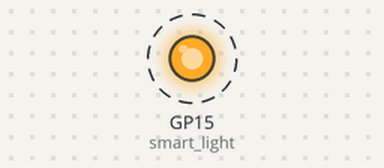
The program below on a simulated Raspberry Pi Pico running CircuitPython. On the bench: output pins drawn as LEDs (lit = HIGH). Dashed ring = blinking. What the program prints to the serial console is not drawn.

Above: at 0.5 s.
Timing chart, 0 to 4.6 s (numbered marks = the images above):
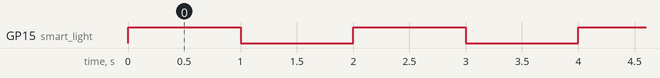

The program:

module1.py
```python
import board
import digitalio
import time

# 🛑 ======================================================== 🛑
# 🛑        ENGINE ROOM: DO NOT TOUCH THE WIRES BELOW!        🛑
# 🛑 ======================================================== 🛑

# 1. Plugging the smart light into the robot's brain
smart_light = digitalio.DigitalInOut(board.GP15)
smart_light.direction = digitalio.Direction.OUTPUT

print("🤖 Brain is awake! Starting the Smart Light...")


# 🎮 ======================================================== 🎮
# 🎮               HACKER ZONE: SAFE TO EDIT!                 🎮
# 🎮 ======================================================== 🎮

# ⏱️ HACKER MISSION: Change how fast the light blinks!
# Try changing these numbers to 0.5 (super fast!), 0.1 (strobe light!), or 3 (slow).
TIME_ON = 1
TIME_OFF = 1

while True:

    # 1. Turn the light ON
    smart_light.value = True
    print("💡 Light is ON!")

    # Wait while the light is on
    time.sleep(TIME_ON)

    # 2. Turn the light OFF
    smart_light.value = False
    print("🌑 Light is OFF!")

    # Wait while the light is off
    time.sleep(TIME_OFF)
```

Measured:
- by itself, GP15 (smart_light): alternates HIGH for 1.0 s and LOW for 1.0 s
